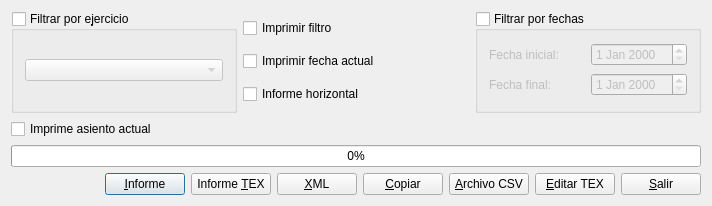
<?xml version="1.0" encoding="UTF-8"?>
<ui version="4.0">
 <author>José Manuel Díez Botella</author>
 <class>imprimediario</class>
 <widget class="QDialog" name="imprimediario">
  <property name="geometry">
   <rect>
    <x>0</x>
    <y>0</y>
    <width>712</width>
    <height>206</height>
   </rect>
  </property>
  <property name="windowTitle">
   <string>Imprimir diario</string>
  </property>
  <layout class="QVBoxLayout" name="verticalLayout_4">
   <item>
    <layout class="QHBoxLayout" name="horizontalLayout_3">
     <item>
      <widget class="QGroupBox" name="ejerciciogroupBox">
       <property name="title">
        <string>Filtrar por e&amp;jercicio</string>
       </property>
       <property name="checkable">
        <bool>true</bool>
       </property>
       <property name="checked">
        <bool>false</bool>
       </property>
       <layout class="QVBoxLayout" name="verticalLayout_2">
        <item>
         <widget class="QComboBox" name="ejercicioscomboBox"/>
        </item>
       </layout>
      </widget>
     </item>
     <item>
      <layout class="QVBoxLayout" name="verticalLayout_3">
       <item>
        <widget class="QCheckBox" name="confiltrocheckBox">
         <property name="text">
          <string>Imprimir filtro</string>
         </property>
        </widget>
       </item>
       <item>
        <widget class="QCheckBox" name="fechaactualcheckBox">
         <property name="text">
          <string>Imprimir fecha actual</string>
         </property>
        </widget>
       </item>
       <item>
        <widget class="QCheckBox" name="horizontal_checkBox">
         <property name="text">
          <string>Informe horizontal</string>
         </property>
        </widget>
       </item>
      </layout>
     </item>
     <item>
      <widget class="QGroupBox" name="fechasgroupBox">
       <property name="title">
        <string>Filtrar por fechas</string>
       </property>
       <property name="checkable">
        <bool>true</bool>
       </property>
       <property name="checked">
        <bool>false</bool>
       </property>
       <layout class="QVBoxLayout" name="verticalLayout">
        <item>
         <layout class="QHBoxLayout" name="horizontalLayout_2">
          <item>
           <widget class="QLabel" name="label">
            <property name="text">
             <string>Fecha inicial:</string>
            </property>
           </widget>
          </item>
          <item>
           <widget class="QDateEdit" name="inicialdateEdit"/>
          </item>
         </layout>
        </item>
        <item>
         <layout class="QHBoxLayout" name="horizontalLayout">
          <item>
           <widget class="QLabel" name="label_2">
            <property name="text">
             <string>Fecha final:</string>
            </property>
           </widget>
          </item>
          <item>
           <widget class="QDateEdit" name="finaldateEdit"/>
          </item>
         </layout>
        </item>
       </layout>
      </widget>
     </item>
    </layout>
   </item>
   <item>
    <widget class="QCheckBox" name="imprime_asiento_checkBox">
     <property name="text">
      <string>Imprime asiento actual</string>
     </property>
    </widget>
   </item>
   <item>
    <widget class="QProgressBar" name="progressBar">
     <property name="value">
      <number>0</number>
     </property>
     <property name="orientation">
      <enum>Qt::Horizontal</enum>
     </property>
    </widget>
   </item>
   <item>
    <layout class="QHBoxLayout">
     <property name="spacing">
      <number>6</number>
     </property>
     <property name="leftMargin">
      <number>0</number>
     </property>
     <property name="topMargin">
      <number>0</number>
     </property>
     <property name="rightMargin">
      <number>0</number>
     </property>
     <property name="bottomMargin">
      <number>0</number>
     </property>
     <item>
      <spacer>
       <property name="orientation">
        <enum>Qt::Horizontal</enum>
       </property>
       <property name="sizeType">
        <enum>QSizePolicy::Expanding</enum>
       </property>
       <property name="sizeHint" stdset="0">
        <size>
         <width>51</width>
         <height>20</height>
        </size>
       </property>
      </spacer>
     </item>
     <item>
      <widget class="QPushButton" name="imprimepushButton">
       <property name="text">
        <string>&amp;Informe</string>
       </property>
       <property name="icon">
        <iconset resource="keme.qrc">
         <normaloff>:/iconos/graf/printer.png</normaloff>:/iconos/graf/printer.png</iconset>
       </property>
       <property name="shortcut">
        <string>Alt+I</string>
       </property>
      </widget>
     </item>
     <item>
      <widget class="QPushButton" name="visualizarpushButton">
       <property name="text">
        <string>Informe &amp;TEX</string>
       </property>
       <property name="icon">
        <iconset resource="keme.qrc">
         <normaloff>:/iconos/graf/ghostview.xpm</normaloff>:/iconos/graf/ghostview.xpm</iconset>
       </property>
       <property name="shortcut">
        <string>Alt+V</string>
       </property>
      </widget>
     </item>
     <item>
      <widget class="QPushButton" name="xmlpushButton">
       <property name="text">
        <string>&amp;XML</string>
       </property>
       <property name="icon">
        <iconset resource="keme.qrc">
         <normaloff>:/iconos/graf/xml.jpeg</normaloff>:/iconos/graf/xml.jpeg</iconset>
       </property>
      </widget>
     </item>
     <item>
      <widget class="QPushButton" name="copiarpushButton">
       <property name="text">
        <string>&amp;Copiar</string>
       </property>
       <property name="icon">
        <iconset resource="keme.qrc">
         <normaloff>:/iconos/graf/copiar.png</normaloff>:/iconos/graf/copiar.png</iconset>
       </property>
      </widget>
     </item>
     <item>
      <widget class="QPushButton" name="csvpushButton">
       <property name="text">
        <string>&amp;Archivo CSV</string>
       </property>
       <property name="icon">
        <iconset resource="keme.qrc">
         <normaloff>:/iconos/graf/disk.xpm</normaloff>:/iconos/graf/disk.xpm</iconset>
       </property>
      </widget>
     </item>
     <item>
      <widget class="QPushButton" name="texpushButton">
       <property name="text">
        <string>&amp;Editar TEX</string>
       </property>
       <property name="icon">
        <iconset resource="keme.qrc">
         <normaloff>:/iconos/graf/tex.png</normaloff>:/iconos/graf/tex.png</iconset>
       </property>
      </widget>
     </item>
     <item>
      <widget class="QPushButton" name="salirpushButton">
       <property name="text">
        <string>&amp;Salir</string>
       </property>
       <property name="icon">
        <iconset resource="keme.qrc">
         <normaloff>:/iconos/graf/application-exit.png</normaloff>:/iconos/graf/application-exit.png</iconset>
       </property>
       <property name="shortcut">
        <string>Alt+S</string>
       </property>
      </widget>
     </item>
    </layout>
   </item>
  </layout>
 </widget>
 <layoutdefault spacing="6" margin="11"/>
 <pixmapfunction>qPixmapFromMimeSource</pixmapfunction>
 <tabstops>
  <tabstop>ejerciciogroupBox</tabstop>
  <tabstop>ejercicioscomboBox</tabstop>
  <tabstop>confiltrocheckBox</tabstop>
  <tabstop>fechaactualcheckBox</tabstop>
  <tabstop>horizontal_checkBox</tabstop>
  <tabstop>fechasgroupBox</tabstop>
  <tabstop>inicialdateEdit</tabstop>
  <tabstop>finaldateEdit</tabstop>
  <tabstop>imprimepushButton</tabstop>
  <tabstop>visualizarpushButton</tabstop>
  <tabstop>xmlpushButton</tabstop>
  <tabstop>copiarpushButton</tabstop>
  <tabstop>csvpushButton</tabstop>
  <tabstop>texpushButton</tabstop>
  <tabstop>salirpushButton</tabstop>
 </tabstops>
 <resources>
  <include location="keme.qrc"/>
 </resources>
 <connections>
  <connection>
   <sender>salirpushButton</sender>
   <signal>clicked()</signal>
   <receiver>imprimediario</receiver>
   <slot>accept()</slot>
   <hints>
    <hint type="sourcelabel">
     <x>20</x>
     <y>20</y>
    </hint>
    <hint type="destinationlabel">
     <x>20</x>
     <y>20</y>
    </hint>
   </hints>
  </connection>
 </connections>
</ui>
